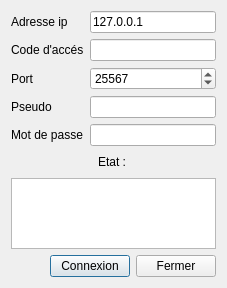
<?xml version="1.0" encoding="UTF-8"?>
<ui version="4.0">
 <class>connexion</class>
 <widget class="QDialog" name="connexion">
  <property name="geometry">
   <rect>
    <x>0</x>
    <y>0</y>
    <width>227</width>
    <height>288</height>
   </rect>
  </property>
  <property name="windowTitle">
   <string>Connexion à un serveur [Président - Client]</string>
  </property>
  <layout class="QVBoxLayout" name="verticalLayout">
   <item>
    <layout class="QFormLayout" name="formLayout">
     <item row="0" column="1">
      <widget class="QLineEdit" name="adresse">
       <property name="text">
        <string>127.0.0.1</string>
       </property>
      </widget>
     </item>
     <item row="0" column="0">
      <widget class="QLabel" name="label">
       <property name="text">
        <string>Adresse ip</string>
       </property>
      </widget>
     </item>
     <item row="2" column="0">
      <widget class="QLabel" name="label_2">
       <property name="text">
        <string>Port</string>
       </property>
      </widget>
     </item>
     <item row="2" column="1">
      <widget class="QSpinBox" name="port">
       <property name="maximum">
        <number>999999</number>
       </property>
       <property name="value">
        <number>25567</number>
       </property>
      </widget>
     </item>
     <item row="3" column="0">
      <widget class="QLabel" name="label_3">
       <property name="text">
        <string>Pseudo</string>
       </property>
      </widget>
     </item>
     <item row="3" column="1">
      <widget class="QLineEdit" name="pseudo">
       <property name="maxLength">
        <number>100</number>
       </property>
      </widget>
     </item>
     <item row="4" column="0">
      <widget class="QLabel" name="label_5">
       <property name="text">
        <string>Mot de passe</string>
       </property>
      </widget>
     </item>
     <item row="4" column="1">
      <widget class="QLineEdit" name="mdp">
       <property name="maxLength">
        <number>100</number>
       </property>
      </widget>
     </item>
     <item row="1" column="0">
      <widget class="QLabel" name="label_6">
       <property name="text">
        <string>Code d'accés</string>
       </property>
      </widget>
     </item>
     <item row="1" column="1">
      <widget class="QLineEdit" name="mdpServ">
       <property name="maxLength">
        <number>100</number>
       </property>
      </widget>
     </item>
    </layout>
   </item>
   <item>
    <spacer name="verticalSpacer">
     <property name="orientation">
      <enum>Qt::Vertical</enum>
     </property>
     <property name="sizeHint" stdset="0">
      <size>
       <width>20</width>
       <height>40</height>
      </size>
     </property>
    </spacer>
   </item>
   <item>
    <layout class="QHBoxLayout" name="horizontalLayout_2">
     <item>
      <spacer name="horizontalSpacer_2">
       <property name="orientation">
        <enum>Qt::Horizontal</enum>
       </property>
       <property name="sizeHint" stdset="0">
        <size>
         <width>40</width>
         <height>20</height>
        </size>
       </property>
      </spacer>
     </item>
     <item>
      <widget class="QLabel" name="label_4">
       <property name="text">
        <string>Etat : </string>
       </property>
      </widget>
     </item>
     <item>
      <spacer name="horizontalSpacer_3">
       <property name="orientation">
        <enum>Qt::Horizontal</enum>
       </property>
       <property name="sizeHint" stdset="0">
        <size>
         <width>40</width>
         <height>20</height>
        </size>
       </property>
      </spacer>
     </item>
    </layout>
   </item>
   <item>
    <layout class="QHBoxLayout" name="horizontalLayout_3">
     <item>
      <spacer name="horizontalSpacer_4">
       <property name="orientation">
        <enum>Qt::Horizontal</enum>
       </property>
       <property name="sizeHint" stdset="0">
        <size>
         <width>40</width>
         <height>20</height>
        </size>
       </property>
      </spacer>
     </item>
     <item>
      <widget class="QPlainTextEdit" name="etat">
       <property name="readOnly">
        <bool>true</bool>
       </property>
      </widget>
     </item>
     <item>
      <spacer name="horizontalSpacer_5">
       <property name="orientation">
        <enum>Qt::Horizontal</enum>
       </property>
       <property name="sizeHint" stdset="0">
        <size>
         <width>40</width>
         <height>20</height>
        </size>
       </property>
      </spacer>
     </item>
    </layout>
   </item>
   <item>
    <layout class="QHBoxLayout" name="horizontalLayout">
     <item>
      <spacer name="horizontalSpacer">
       <property name="orientation">
        <enum>Qt::Horizontal</enum>
       </property>
       <property name="sizeHint" stdset="0">
        <size>
         <width>40</width>
         <height>20</height>
        </size>
       </property>
      </spacer>
     </item>
     <item>
      <widget class="QPushButton" name="bConnexion">
       <property name="text">
        <string>Connexion</string>
       </property>
      </widget>
     </item>
     <item>
      <widget class="QPushButton" name="bFermer">
       <property name="text">
        <string>Fermer</string>
       </property>
      </widget>
     </item>
    </layout>
   </item>
  </layout>
 </widget>
 <tabstops>
  <tabstop>adresse</tabstop>
  <tabstop>mdpServ</tabstop>
  <tabstop>port</tabstop>
  <tabstop>pseudo</tabstop>
  <tabstop>mdp</tabstop>
  <tabstop>etat</tabstop>
  <tabstop>bConnexion</tabstop>
  <tabstop>bFermer</tabstop>
 </tabstops>
 <resources/>
 <connections/>
</ui>
